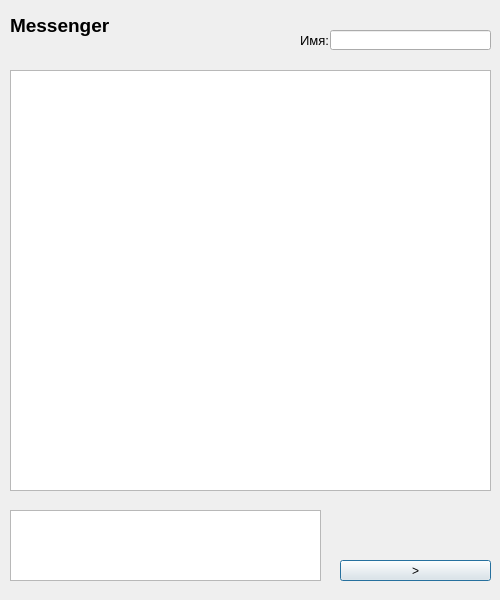
<?xml version="1.0" encoding="UTF-8"?>
<ui version="4.0">
 <class>Dialog</class>
 <widget class="QDialog" name="Dialog">
  <property name="geometry">
   <rect>
    <x>0</x>
    <y>0</y>
    <width>500</width>
    <height>600</height>
   </rect>
  </property>
  <property name="minimumSize">
   <size>
    <width>0</width>
    <height>0</height>
   </size>
  </property>
  <property name="font">
   <font>
    <weight>50</weight>
    <bold>false</bold>
   </font>
  </property>
  <property name="cursor">
   <cursorShape>PointingHandCursor</cursorShape>
  </property>
  <property name="windowTitle">
   <string>Messenger</string>
  </property>
  <property name="modal">
   <bool>false</bool>
  </property>
  <widget class="QPushButton" name="pushButton">
   <property name="geometry">
    <rect>
     <x>340</x>
     <y>560</y>
     <width>151</width>
     <height>21</height>
    </rect>
   </property>
   <property name="cursor">
    <cursorShape>PointingHandCursor</cursorShape>
   </property>
   <property name="text">
    <string>&gt;</string>
   </property>
  </widget>
  <widget class="QLineEdit" name="lineEdit">
   <property name="geometry">
    <rect>
     <x>330</x>
     <y>30</y>
     <width>161</width>
     <height>20</height>
    </rect>
   </property>
   <property name="text">
    <string/>
   </property>
  </widget>
  <widget class="QTextEdit" name="textEdit">
   <property name="geometry">
    <rect>
     <x>10</x>
     <y>510</y>
     <width>311</width>
     <height>71</height>
    </rect>
   </property>
  </widget>
  <widget class="QTextBrowser" name="textBrowser">
   <property name="geometry">
    <rect>
     <x>10</x>
     <y>70</y>
     <width>481</width>
     <height>421</height>
    </rect>
   </property>
  </widget>
  <widget class="QLabel" name="label">
   <property name="geometry">
    <rect>
     <x>300</x>
     <y>30</y>
     <width>31</width>
     <height>20</height>
    </rect>
   </property>
   <property name="font">
    <font>
     <pointsize>10</pointsize>
    </font>
   </property>
   <property name="text">
    <string>Имя: </string>
   </property>
   <property name="scaledContents">
    <bool>false</bool>
   </property>
  </widget>
  <widget class="QLabel" name="label_2">
   <property name="geometry">
    <rect>
     <x>10</x>
     <y>10</y>
     <width>111</width>
     <height>31</height>
    </rect>
   </property>
   <property name="font">
    <font>
     <pointsize>14</pointsize>
     <weight>75</weight>
     <bold>true</bold>
    </font>
   </property>
   <property name="text">
    <string>Messenger</string>
   </property>
  </widget>
 </widget>
 <resources/>
 <connections/>
</ui>
